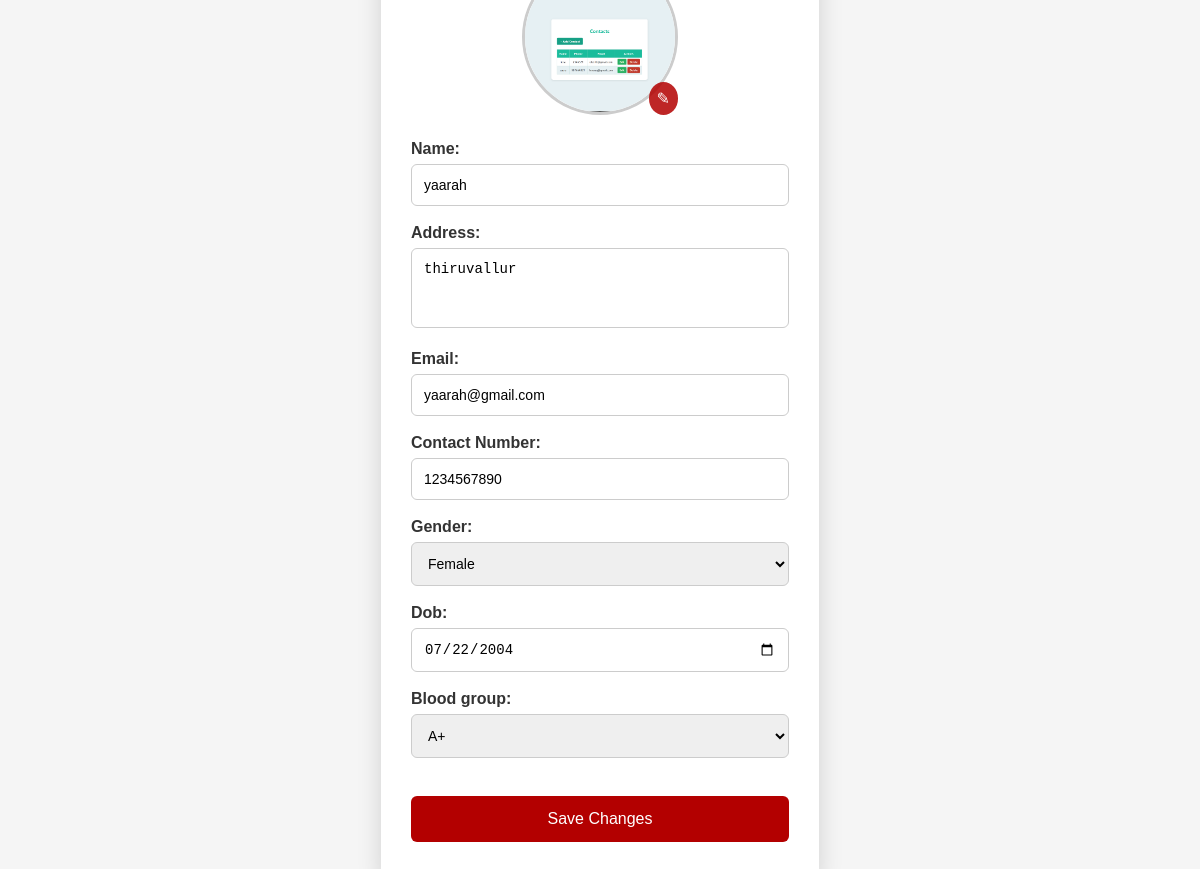
Before: /recipient/recipient_details_edit/ (signed in) with the older database file.
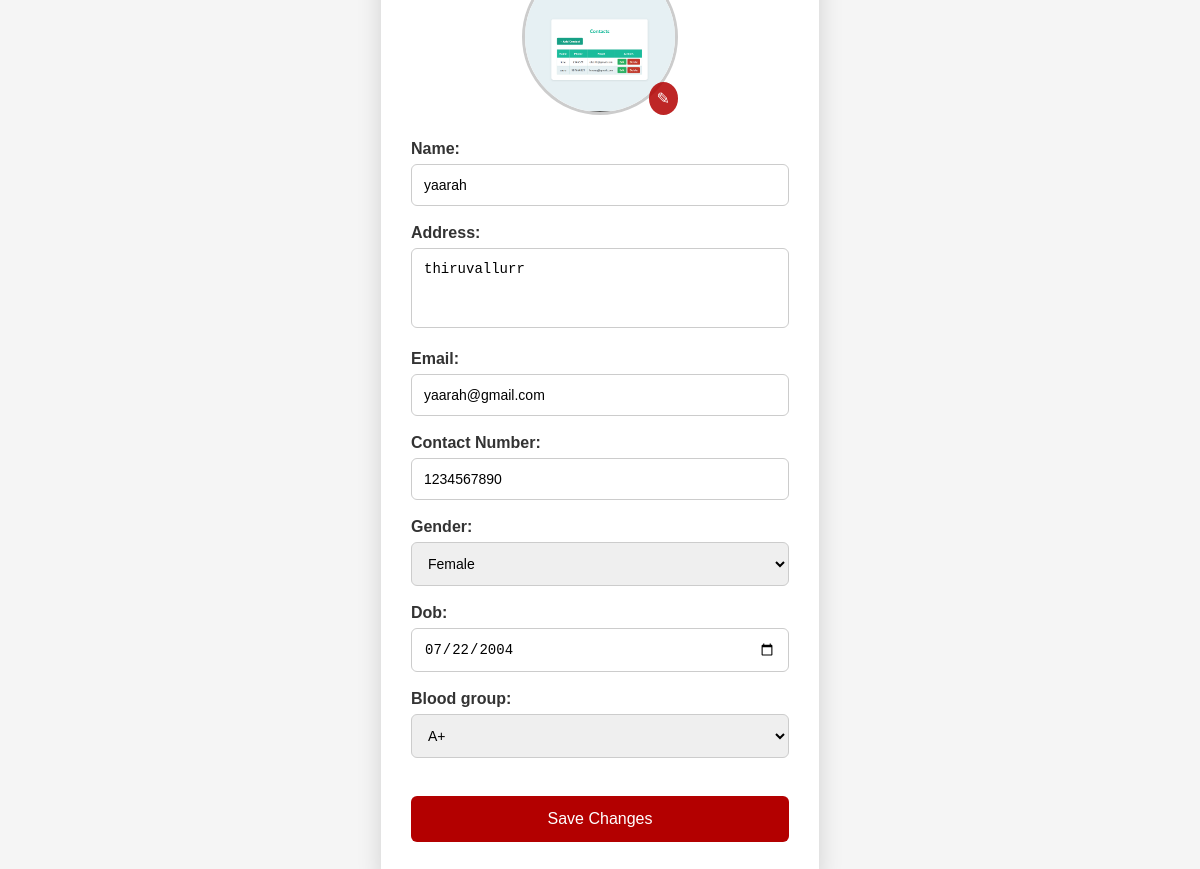
After: the same page with the newer database file.
### blood_bank_app/models.py (models this page shows, shortened)
class RecipientDetails(models.Model):
    GENDER_CHOICES = [
        ('Male', 'Male'),
        ('Female', 'Female'),
        ('Other', 'Other'),
    ]
    user = models.OneToOneField(User, on_delete=models.CASCADE, null=True, blank=True)
    name = models.CharField(max_length=100)
    phone_number = models.CharField(max_length=15, validators=[donor_recipient_phone_validator])
    email = models.EmailField(unique=True, null=True, blank=True)
    address = models.TextField()
    gender = models.CharField(max_length=10, choices=GENDER_CHOICES)  # ✅ Added choices
    dob = models.DateField()
    blood_group = models.CharField(max_length=5)
    photo = models.ImageField(upload_to='recipient_photos/')

### blood_bank_app/views.py (the view)
# urls.py: path('recipient/recipient_details_edit/', views.recipient_details_edit, name='recipient_details_edit'),
@login_required
def recipient_details_edit(request):
    recipient = get_object_or_404(RecipientDetails, user=request.user)
    if request.method == 'POST':
        form = RecipientDetailsForm(request.POST, request.FILES, instance=recipient)
        if form.is_valid():
            form.save()
            return redirect('recipient')
    else:
        form = RecipientDetailsForm(instance=recipient)
    return render(request, 'recipient/recipient_details_edit.html', {'form': form, 'recipient': recipient})

### blood_bank_app/forms.py
class RecipientDetailsForm(forms.ModelForm):
    BLOOD_GROUP_CHOICES = [
        ('A+', 'A+'), ('A-', 'A-'),
        ('B+', 'B+'), ('B-', 'B-'),
        ('AB+', 'AB+'), ('AB-', 'AB-'),
        ('O+', 'O+'), ('O-', 'O-'),
    ]
    blood_group = forms.ChoiceField(
    choices=BLOOD_GROUP_CHOICES,
    widget=forms.Select(attrs={'class': 'form-control'})
    )
    class Meta:
        model = RecipientDetails
        fields = ['name', 'address','email', 'phone_number', 'gender', 'dob', 'blood_group', 'photo']
        widgets = {
            'dob': forms.DateInput(attrs={'type': 'date'}),
            'address': forms.Textarea(attrs={'rows': 3}),
            'email': forms.EmailInput(attrs={'placeholder': 'Enter your email address'}),
        }
        labels = {
            'phone_number': 'Contact Number'
        }

### blood_bank_app/templates/recipient/recipient_details_edit.html (shortened to what this page needs)
{% extends 'master.html' %}
{% load static %}
{% block content %}
<div class="center-wrapper">
    <div class="edit-box">
        <div class="photo-wrapper">
            <div class="photo-inner">
                {% if recipient.photo %}
                    <img id="profileImage" src="{{ recipient.photo.url }}" alt="{{ recipient.name }} Photo">
                {% else %}
                    <img id="profileImage" src="{% static 'default_profile.png' %}" alt="Profile Photo">
                {% endif %}
                <label class="edit-photo-icon" for="id_photo">&#9998;</label>
            </div>
        </div>
        <form method="POST" enctype="multipart/form-data">
            {% for field in form %}
                {% if field.name != 'photo' %}
                    <div class="form-field">
                        {{ field.label_tag }}
                        {{ field }}
                    </div>
                {% endif %}
            {% endfor %}
            <button type="submit">Save Changes</button>
        </form>
    </div>
</div>
{% endblock %}

Changed rows visible on the page:
changed RecipientDetails "yaarah": address "thiruvallur" → "thiruvallurr"
